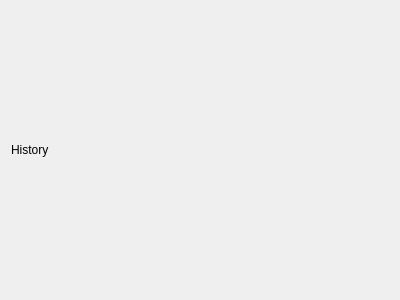
<?xml version="1.0" encoding="UTF-8"?>
<ui version="4.0">
 <class>HistoryForm</class>
 <widget class="QWidget" name="HistoryForm">
  <property name="geometry">
   <rect>
    <x>0</x>
    <y>0</y>
    <width>400</width>
    <height>300</height>
   </rect>
  </property>
  <property name="windowTitle">
   <string>Form</string>
  </property>
  <layout class="QHBoxLayout" name="horizontalLayout">
   <item>
    <widget class="QLabel" name="label">
     <property name="text">
      <string>History</string>
     </property>
    </widget>
   </item>
  </layout>
 </widget>
 <resources/>
 <connections/>
</ui>
